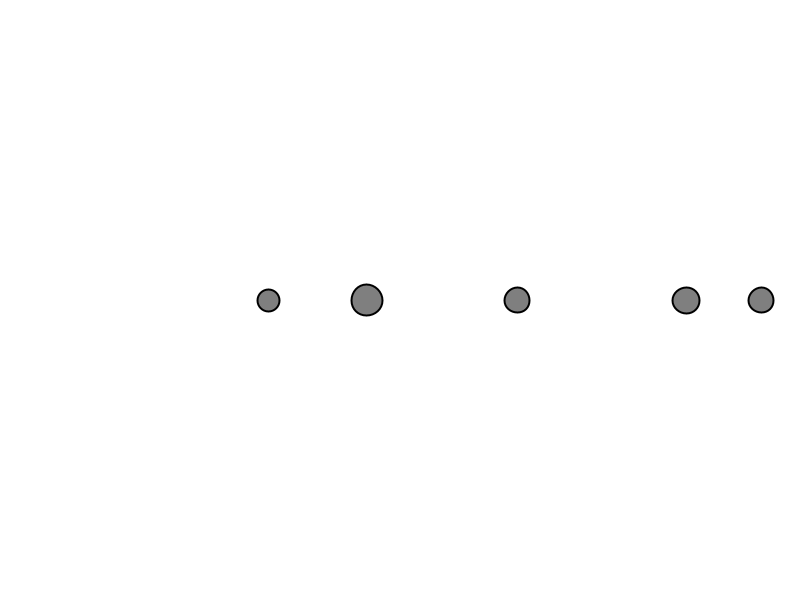
Frame 1 (no input)
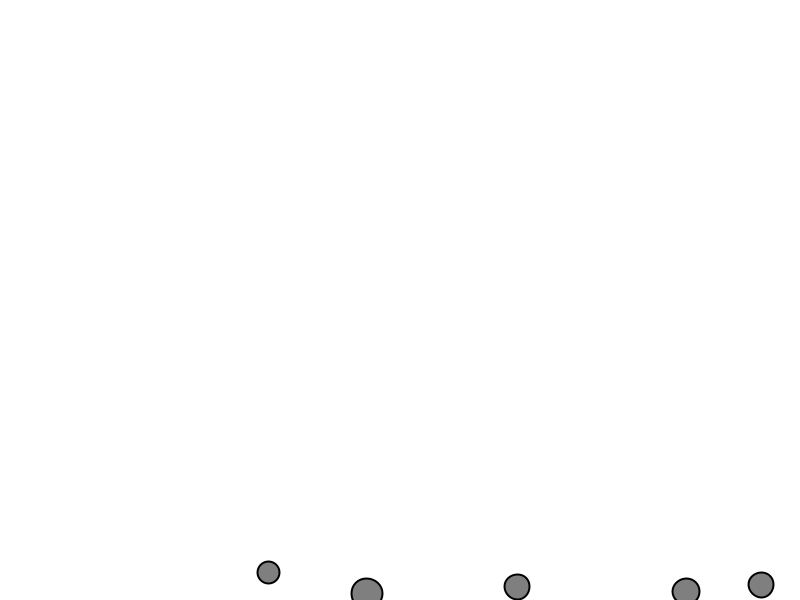
Frame 60 (the mouse pressed at the canvas centre just before this capture)
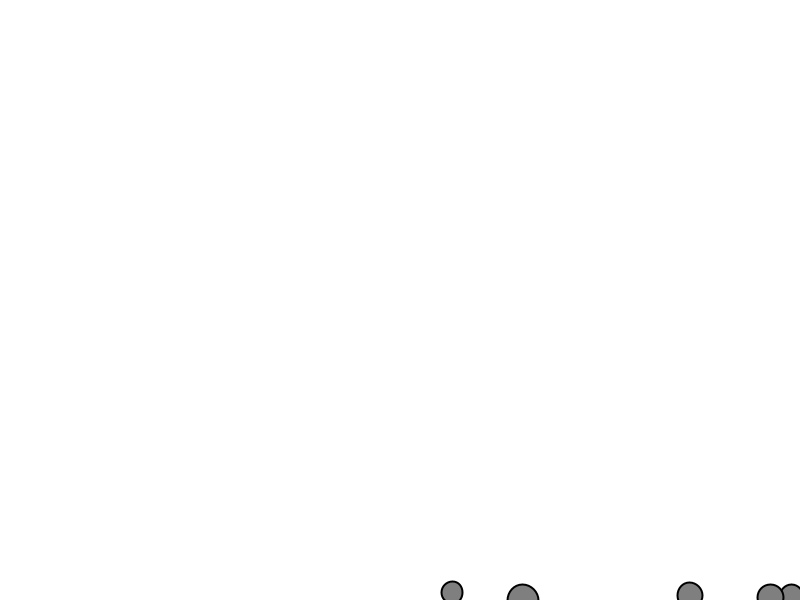
Frame 120 (the mouse held since frame 60 and released just before this capture)

The Processing sketch that drew these frames (run headless with seeded random() and noise(); from frame 60 on, the mouse is pressed at the canvas centre):

// Processing sketch: MoverWithForce
// ── MoverWithForce.pde
Mover[] movers;

void setup(){
  
  size(800, 600);
  movers = new Mover[5];
  
  for(int i=0; i<movers.length; i++){
    movers[i] = new Mover();
  }
}

void draw(){
  background(255);
  
  for(Mover m : movers){
    
    PVector gravity = new PVector(0,0.3);
    gravity.mult(m.mass);
    m.applyForce(gravity);
    
    if(mousePressed){
      PVector wind = new PVector(0.2, 0);
      m.applyForce(wind);
    }
    
    PVector friction = m.velocity.get();
    friction.normalize();
    float c = -0.01;
    float speed = m.velocity.mag();
    
    friction.mult(c*speed*speed);
    m.applyForce(friction);
    
    m.update();
    m.edges();
    m.display();
  }
}
// ── Mover.pde
class Mover{
  
  PVector location;
  PVector velocity;
  PVector acceleration;
  
  float mass;
  
  Mover(){
  
    location = new PVector(random(width), height/2);
    velocity = new PVector(0, 0);
    acceleration = new PVector(0,0);
    mass = random(1,2);
  }
  
  void update(){
    
    velocity.add(acceleration);
    location.add(velocity);
    //velocity.limit(5);
    acceleration.mult(0);
  }
  
  void applyForce(PVector force){
  
    PVector f = PVector.div(force, mass);
    acceleration.add(f);
  }
  
  void edges(){
    
    if(location.x > width){
      location.x = width;
      velocity.x *= -1;
    }
    if(location.x < 0){
      location.x = 0;
      velocity.x *= -1;
    }
    if(location.y > height){
      location.y = height;
      velocity.y *= -1;
    }
    if(location.y < 0){
      location.y = 0;
      velocity.y *= -1;
    }
  }
  
  void display(){
    
    stroke(0);
    strokeWeight(2);
    fill(127);
    ellipse(location.x, location.y, mass*20, mass*20);
  }
}
